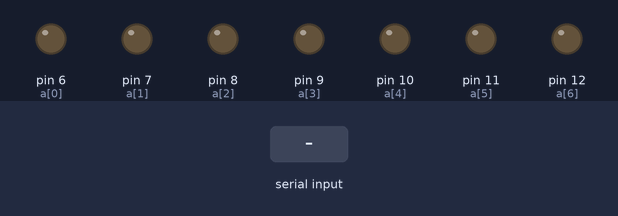
The sketch below on a simulated Arduino Uno, built with avr-gcc and run on an emulated ATmega328P. Parts: output pins drawn as LEDs (lit = HIGH). The test bench sets the inputs (shaded band). What the sketch prints to the serial monitor is not drawn.

Above: at 1.2 s.
1.3 s: "a" received over Serial
At 2.0 s:
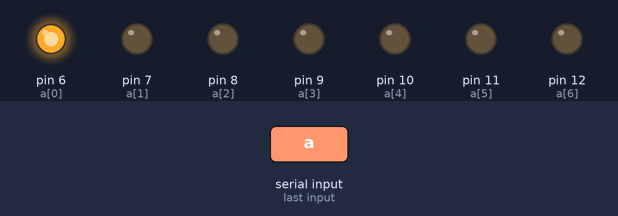
2.8 s: "b" received over Serial
At 3.2 s:
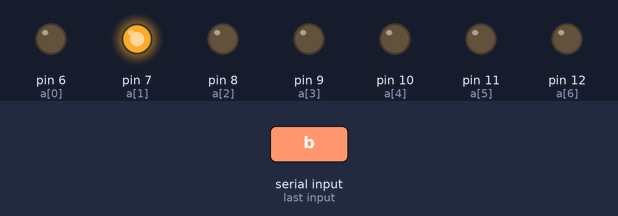
4.3 s: "c" received over Serial
At 5.5 s:
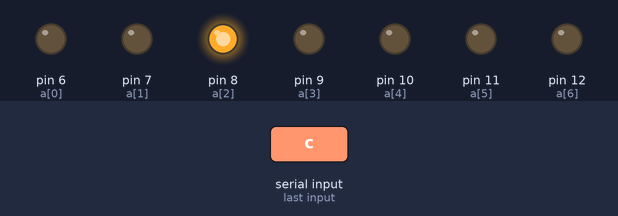
5.8 s: "d" received over Serial
At 6.7 s:
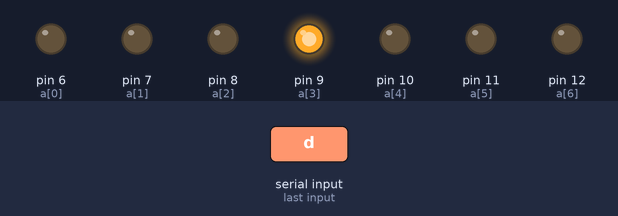
7.3 s: "e" received over Serial
At 7.8 s:
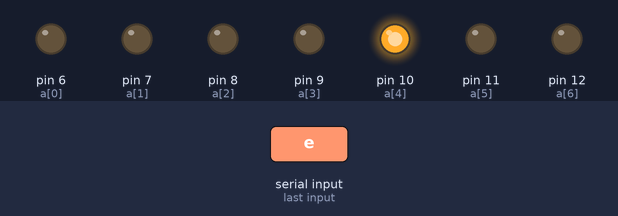
8.8 s: "f" received over Serial
At 10.2 s:
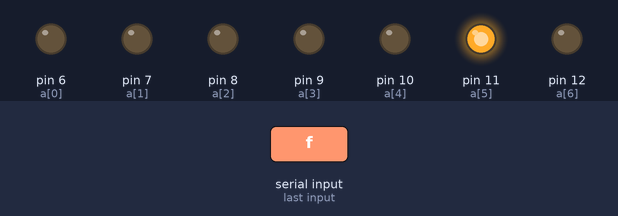
Timing chart, 0 to 11.3 s (numbered marks = the images above; inputs shaded):
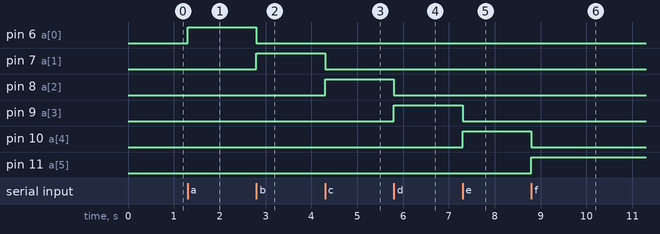

The sketch:

EyeFixation.ino
```cpp
int a[7]={6,7,8,9,10,11,12};
void blinky(char val);
void setup(){
  Serial.begin(9600);
  for( int i=0;i<7;i++)
pinMode(a[i],OUTPUT);
}
void loop(){
  if (Serial.available()) {
    char val= Serial.read();
    blinky(val);
  }}
  void blinky(char val){
  switch(val){
      case 'a':{
        Serial.write(0);
      digitalWrite(6,HIGH);
      digitalWrite(7,LOW);
      digitalWrite(8,LOW);
      digitalWrite(9,LOW);
      digitalWrite(10,LOW);
      digitalWrite(11,LOW);
      digitalWrite(12,LOW);
      break;
    }

      case 'b':{
        Serial.write(1);
      digitalWrite(6,LOW);
      digitalWrite(7,HIGH);
      digitalWrite(8,LOW);
      digitalWrite(9,LOW);
      digitalWrite(10,LOW);
      digitalWrite(11,LOW);
      digitalWrite(12,LOW);
      break;
  }

    case 'c':{
      Serial.write(2);
      digitalWrite(6,LOW);
      digitalWrite(7,LOW);
      digitalWrite(8,HIGH);
      digitalWrite(9,LOW);
      digitalWrite(10,LOW);
      digitalWrite(11,LOW);
      digitalWrite(12,LOW);
      break;
    }
    case 'd':{
      Serial.write(3);
      digitalWrite(6,LOW);
      digitalWrite(7,LOW);
      digitalWrite(8,LOW);
      digitalWrite(9,HIGH);
      digitalWrite(10,LOW);
      digitalWrite(11,LOW);
      digitalWrite(12,LOW);
      break;
    }
    case 'e':{
      Serial.write(4);
      digitalWrite(6,LOW);
      digitalWrite(7,LOW);
      digitalWrite(8,LOW);
      digitalWrite(9,LOW);
      digitalWrite(10,HIGH);
      digitalWrite(11,LOW);
      digitalWrite(12,LOW);
      break;
    }
    case 'f':{
      Serial.write(5);
      digitalWrite(6,LOW);
      digitalWrite(7,LOW);
      digitalWrite(8,LOW);
      digitalWrite(9,LOW);
      digitalWrite(10,LOW);
      digitalWrite(11,HIGH);
      digitalWrite(12,LOW);
      break;
    }
    case 'g':{
      Serial.write(6);
      digitalWrite(6,LOW);
      digitalWrite(7,LOW);
      digitalWrite(8,LOW);
      digitalWrite(9,LOW);
      digitalWrite(10,LOW);
      digitalWrite(11,LOW);
      digitalWrite(12,HIGH);
      break;
    }
     case 'h':{
      Serial.write(7);
      digitalWrite(6,LOW);
      digitalWrite(7,LOW);
      digitalWrite(8,LOW);
      digitalWrite(9,LOW);
      digitalWrite(10,LOW);
      digitalWrite(11,LOW);
      digitalWrite(12,LOW);
      break;
    }
    }
  }
```

Measured:
- after the input at 1.3 s, pin 6 (a[0]): LOW → HIGH at once
- after the input at 2.8 s, pin 6 (a[0]): HIGH → LOW at once; pin 7 (a[1]): LOW → HIGH at once
- after the input at 4.3 s, pin 7 (a[1]): HIGH → LOW at once; pin 8 (a[2]): LOW → HIGH at once
- after the input at 5.8 s, pin 8 (a[2]): HIGH → LOW at once; pin 9 (a[3]): LOW → HIGH at once
- after the input at 7.3 s, pin 9 (a[3]): HIGH → LOW at once; pin 10 (a[4]): LOW → HIGH at once
- after the input at 8.8 s, pin 10 (a[4]): HIGH → LOW at once; pin 11 (a[5]): LOW → HIGH at once
